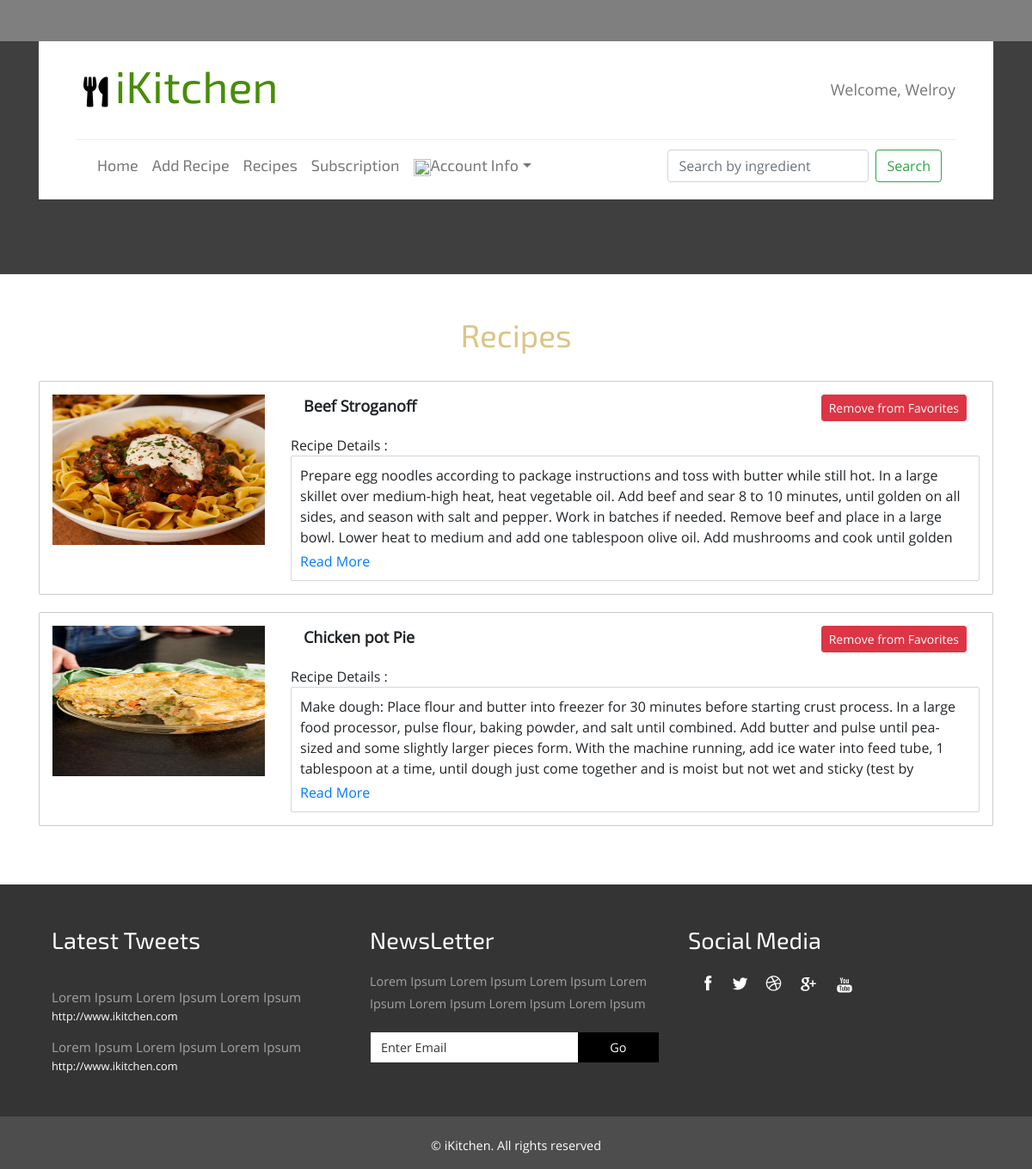
Screenshot of /favorite.php (signed in) with the database file from the repository.
### tables this page shows
CREATE TABLE `entitlement` (
  `ent_id` int(11) NOT NULL,
  `ent_role` varchar(255) DEFAULT NULL,
  `user_id` int(11) DEFAULT NULL
);

CREATE TABLE `users` (
  `id` int(11) NOT NULL,
  `user_name` varchar(255) DEFAULT NULL,
  `user_email` varchar(255) DEFAULT NULL,
  `user_pass` varchar(255) NOT NULL
);

CREATE TABLE `favorite` (
  `fav_id` int(11) NOT NULL,
  `user_id` int(11) DEFAULT NULL,
  `content_id` int(11) DEFAULT NULL
);

CREATE TABLE `content` (
  `content_id` int(11) NOT NULL,
  `title` varchar(100) NOT NULL,
  `image` blob,
  `content_protein` varchar(255) NOT NULL,
  `des` mediumtext,
  `user_id` int(11) DEFAULT NULL
);

### favorite.php (the view, shortened to what this page needs)
<?php
include_once 'dbconnect.php';
include 'header.php';
?>
	</div>
	</div>
<div class="gallery pages">
	  <div class="container">
		 <h2>Recipes</h2>
		 <?php
		 if($_SESSION){
		 $id = $_SESSION['usr_id'];
		 $query= "SELECT * FROM sub_del where `user_id`= $id";
		 $fire1 = mysqli_query($con,$query) or die(mysql_error());;
		 $row1 = mysqli_fetch_assoc($fire1);
		 $sub = $row1['sub_status'];
        $query = "SELECT * FROM favorite WHERE user_id = $_SESSION[usr_id]";
        $fire4 = mysqli_query($con,$query);
        if($sub==1){
		?>
		 <div class="gallery-bottom">
				<div class="gallery-1">
					<div class="gallery-grid">
					<form role="form" action = "<?php echo $_SERVER['PHP_SELF']; ?>" method="post" name="delete">
						<?php
							while($row4 = mysqli_fetch_assoc($fire4)){
                                $query = "SELECT * FROM content WHERE content_id = $row4[content_id]";
                                $fire3 = mysqli_query($con,$query) or die("Cannot fetch the data".mysqli_error($con));
                                $row3=mysqli_fetch_assoc($fire3);
						?>
						<div class="row looping">
								<div class="col-md-3"><div><img src = "images/<?php echo $row3['image'];?>"></div></div>
								<div class="col-md-9">
									<div>
										<div class="row">
											<div class="col-md-3"><span><?php echo $row3['title'];?></span></div>
											<div class="col-md-9 ed-buttons">
											<a class="btn btn-sm btn-danger" href="<?php $_SERVER['PHP_SELF']?>?del=<?php echo $row3['content_id']?>">Remove from Favorites</a>
										</div>
										</div>
										<span class="rc-head">Recipe Details :</span>
										<span class="rc-info">
											<section id="demo">
												<article class="slide"><p><?php echo $row3['des'];?></p></article>
											</section>
											</span>
									</div>
								</div>
						</div><?php }?>
					</div>
				</div>
		 </div>
	 </div>
</div>
<?php
		 }
		}
		 include('footer.php');
?>

### header.php (shortened to what this page needs)
<!DOCTYPE HTML>
<html>
<head>
<link rel="stylesheet" href="https://stackpath.bootstrapcdn.com/bootstrap/4.1.3/css/bootstrap.min.css">
<link rel="stylesheet" href="css/lightbox.css">
<link href="css/style.css" rel='stylesheet' type='text/css' />
<link rel="stylesheet" href="https://use.fontawesome.com/releases/v5.3.1/css/all.css">
</head>
<body>
<video autoplay muted loop id="myVideo">
  <source src="images/untitled.mp4" type="video/mp4">
</video>
<div class="banner banner2">
	 <div class="container">
		 <div class="banner_head_top">
			 <div class="banner-head">
				 <div class="logo">
					 <h1><a href="index.php"><i class="fas fa-utensils"></i><span>iKitchen</span></a></h1>
				 </div>
					<div class="headr-right">
						<div class="details">
									<?php if($_SESSION) {
										$id=$_SESSION['usr_id'];
										$query="SELECT * FROM users u, entitlement e WHERE u.id=$id && e.user_id = $id";
										$fire = mysqli_query($con,$query) or die("Cannot fetch the data".mysqli_error($con));
										$row = mysqli_fetch_assoc($fire);
										$Ent=$row['ent_role'];
										?>
									<p align="center" class="navbar-text pro-name"><a href = "accountinfo.php" style="
    color: #777;
    transition: 0.2s ease; font-size:18px;">  Welcome, <?php echo $row['user_name'];
								}?></a></p>
						</div>
					</div>
				 <div class="clearfix"></div>
			 </div>
			 <div class="top-menu">
			 <div class="content white">
			<nav class="navbar navbar-expand-lg navbar-default">
				<div class="collapse navbar-collapse" id="navbarSupportedContent">
				<ul class="navbar-nav mr-auto" id="navi">
							 <li class=""><a href="index.php" class="nav-link">Home</a></li>
							<?php
							 if($_SESSION){
								 if($Ent=='Restauranter'){?>
									<li> <a href="content.php" class="nav-link">Add Recipe</a></li>
								 <?php }
								 if($Ent == 'Admin'){?>
								 <?php }
								}
								?>
							 <li class="">
							 	<a href="gallery.php" class="nav-link">Recipes</a>
							</li>
							 <li class="">
							 	<a href="subscription.php" class="nav-link">Subscription</a>
							</li>
							<li class="dropdown">
							<?php if (isset($_SESSION['usr_id'])) { ?>
							<a href="#" class="nav-link scroll dropdown-toggle" data-toggle="dropdown"><img src="https://png.icons8.com/metro/50/000000/administrator-male.png" height="20px" width="20px">Account Info</a>
									<?php } else { ?>
								<li class=""><a class="nav-link" href="login.php" style="font-size:18px;"><img src="https://png.icons8.com/metro/50/000000/administrator-male.png" height="25px" width="25px">&nbsp Login</a>
								</li>
							<?php } ?></li>
						 </ul>
						 <form class="form-inline my-2 my-lg-0" action="search.php" method="GET" name="search" >
							<input class="form-control mr-sm-2" name="searchvalue" type="search" placeholder="Search by ingredient" aria-label="Search">
							<button class="btn btn-outline-success my-2 my-sm-0" id="submit" type="submit">Search</button>
						</form>
				</div>
				</nav>
			 </div>
			  </div>
		  </div>

### css/lightbox.css (style rules this page uses)
body:after { content: url(../images/close.png) url(../images/loading.gif) url(../images/prev.png) url(../images/next.png); display: none; }

### css/style.css (style rules this page uses)
body { position: relative; z-index: 1; }
.col-md-9.ed-buttons { text-align: right; }
#myVideo { position: fixed; right: 0; bottom: 0; top:0; min-width: 100%; min-height: 20%; z-index: -1; background: rgba(0, 0, 0, 0.5)!important; }
.row.looping { margin-bottom: 20px; padding: 15px 0; border: 1px solid #ccc; border-radius: 2px; }
.looping .col-md-3 div > img { height: 175px; background-size: 100%; }
.looping div span:first-child { display: block; }
.looping div span:first-child { font-size: 18px; font-weight: 800; margin-bottom:20px; }
.looping .col-md-9 { border-radius: 2px; }
span.rc-head { display: inline-block; width: 15%; vertical-align: top; }
span.rc-info { display:block; width: 100%; border: 1px solid #cccc; border-radius: 2px; padding: 10px; }
span.rc-info p { width: 100%; height: auto; word-wrap: break-word; }
.navbar-default { background-color: #fff!important; border-color: transparent!important; }
h4, h5, h6, h1, h2, h3 { margin: 0; }
ul, ol { margin: 0; padding:0; list-style: none; }
p { margin: 0; }
html, body { font-family: 'OpenSans-Regular'!important; font-size: 100%; background: #ffffff; }
body a { transition:0.5s all; -webkit-transition:0.5s all; -moz-transition:0.5s all; -o-transition:0.5s all; -ms-transition:0.5s all; }
.row { margin:0; }
.banner { background-size:cover; min-height:790px; background: rgba(0, 0, 0, 0.5); }
.logo { float:left; }
.headr-right { float:right; }
.banner_head_top { background: #fff; padding:20px 44px 10px; margin-top:3em; margin-bottom:30px; }
.logo h1 a { display:inline-block; color:#DBC585; font-size:1.3em; font-family:'Exo2-Regular'; text-decoration:none; }
.logo h1 a span { color:#478D06; }
.details { padding-top: 15px; }
.fa-utensils:before { content: "\e179"; color:#000; font-size: 35px; margin: 0 8px; }
.navbar-collapse { padding:0; }
.navbar-nav > li > .nav-link { font-family: 'Exo2-Regular'; font-size:18px; color: #777; }
.navbar { margin:2em 0; }
.navbar-default { background-color: #FFFFFF; border-color: #FFFFFF; }
.navbar { margin: 0em 0; }
.top-menu { border-top: 1px ridge #eee; }
.banner-head { margin-bottom: 2em; }
.banner2 { background-size:cover; min-height:184px; background: rgba(0, 0, 0, 0.5); }
.about h2,.team h3,h2.top,.recp-sec h2,.gallery h2,.contact h2 { color:#DBC585; font-family: 'Exo2-Regular'; font-size: 2.3em; text-align:center; }
.gallery { padding:3em 3em; }
.gallery-bottom { margin-top:2em; }
.gallery-grid img { width:100%; }
.gallery-grid { position: relative; }
.gallery-1 { margin-top:25px; }
.gallery-1:nth-child(1) { margin-top:0; }
.pages { padding: 3em 0px; background:#fff; }
@media (max-width: 1280px) { .banner { min-height: 640px; } }
@media (max-width: 1280px) { .banner2 { min-height: 271px; } }

### rows the page displays
entitlement: user.user_name "Welroy"
favorite: content.image (picture), content.title "Beef Stroganoff", content.des "Prepare egg noodles according to package instructions and toss with butter while still hot. In a large skillet over medium-high heat, heat vegetable oil. Add beef and sear 8 to 10 minutes, until golden on all sides, and season with salt and pepper. Work in batches if needed. Remove beef and place in a large bowl. Lower heat to medium and add one tablespoon olive oil. Add mushrooms and cook until golden…"
favorite: content.image (picture), content.title "Chicken pot Pie", content.des "Make dough: Place flour and butter into freezer for 30 minutes before starting crust process. In a large food processor, pulse flour, baking powder, and salt until combined. Add butter and pulse until pea-sized and some slightly larger pieces form. With the machine running, add ice water into feed tube, 1 tablespoon at a time, until dough just come together and is moist but not wet and sticky (test by…"
